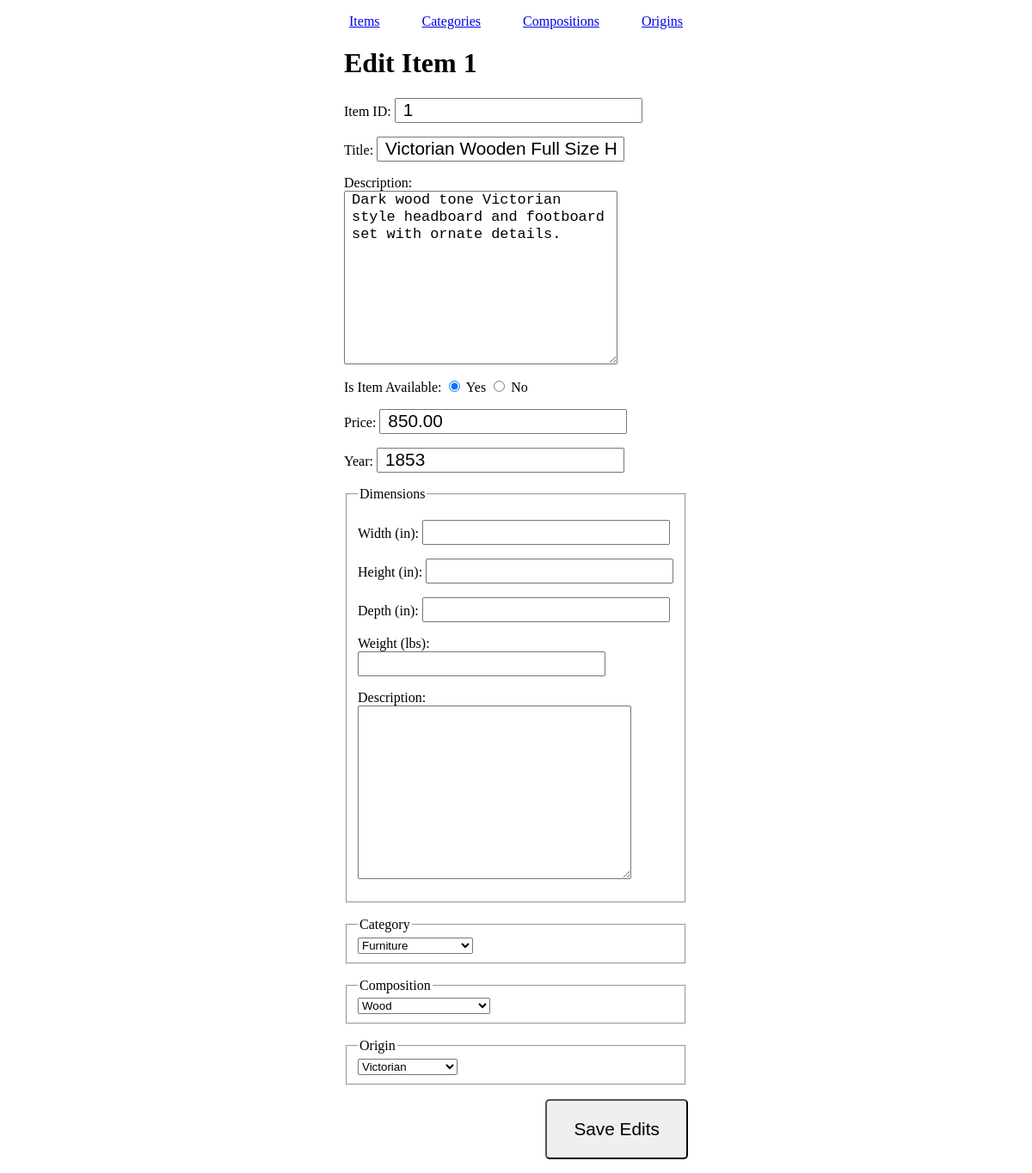
/cms/item.php?itemID=1, run on an earlier commit of the app's database.
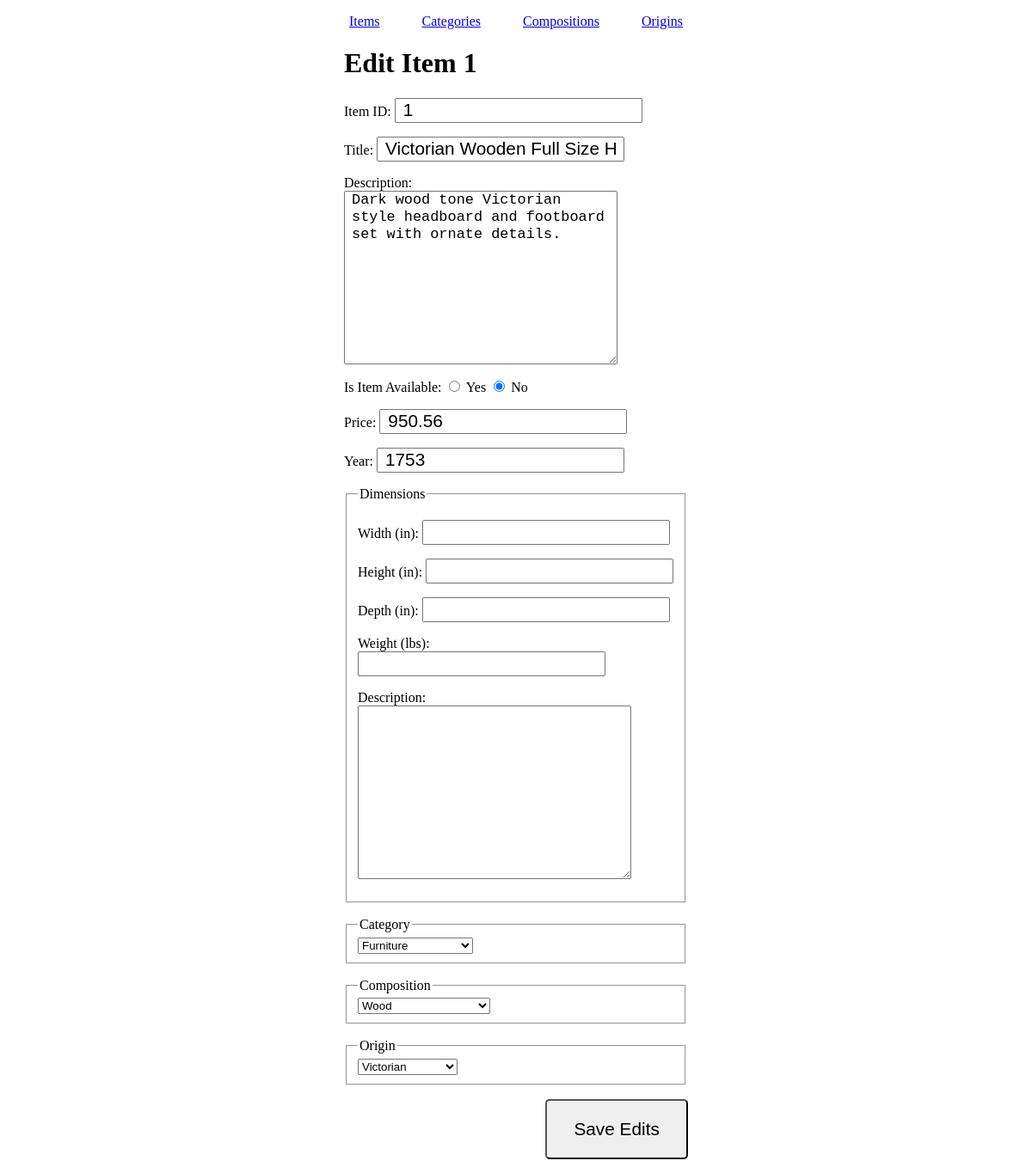
And on a later commit of the database.
### tables this page shows
CREATE TABLE IF NOT EXISTS `items` (
  `itemID` int(11) NOT NULL,
  `title` varchar(255) NOT NULL,
  `isAvailable` int(11) NOT NULL,
  `description` text NOT NULL,
  `price` decimal(11,2) NOT NULL,
  `year` int(11) NOT NULL,
  `categoryID` int(11) NOT NULL,
  `compositionID` int(11) NOT NULL,
  `originID` int(11) NOT NULL,
  `mainImageID` int(11) NOT NULL
);

### cms/includes/admin-functions.php (the view)
<?php
function dynamicMenuOptions($label, $table, $idColName, $labelColName, $selectedID=0) {
  global $conn;
  $result = mysqli_query($conn, "SELECT * FROM $table");
  printf('<option value="-1">Select %s</option>', $label);
  printf('<option value="0">Add New %s</option>', $label);
  while($row = mysqli_fetch_array($result))
    printf('<option value="%s" %s>%s</option>',
      $row[$idColName],
      $selectedID == $row[$idColName] ? 'selected' : '',
      $row[$labelColName]
    );
}

### cms/includes/items/edit-form.php (shortened to what this page needs)
<?php
$itemID = intval($_GET['itemID']);
$query = "
  SELECT * FROM items
  LEFT JOIN dimensions ON items.itemID=dimensions.itemID
  WHERE items.itemID=$itemID";
$result = mysqli_query($conn, $query);
$item = mysqli_fetch_array($result);
if ($item):
?>
<form method="post" action="">
	<p><label>Item ID: <input name="itemID" value="<?= $itemID; ?>" readonly></label></p>
	<p><label>Title: <input name="title" value="<?= $item['title']; ?>"></label></p>
	<p><label>Description: <textarea name="description"><?= htmlspecialchars($item['description']); ?></textarea></label></p>
	<p>Is Item Available: <label><input type="radio" name="isAvailable" value="yes" <?= $item['isAvailable'] == 1 ? 'checked' : ''; ?>> Yes</label> <label><input type="radio" name="isAvailable" value="no" <?= $item['isAvailable'] == 0 ? 'checked' : ''; ?>> No</label></p>
	<p><label>Price: <input name="price" type="number" value="<?= $item['price']; ?>" step="0.01"></label></p>
	<p><label>Year: <input name="year" type="number" value="<?= $item['year']; ?>"></label></p>
  <fieldset>
    <legend>Dimensions</legend>
    <p><label>Width (in): <input name="width" type="number" step="0.01" value="<?= $item['width']; ?>"></label></p>
    <p><label>Height (in): <input name="height" type="number" step="0.01" value="<?= $item['height']; ?>"></label></p>
    <p><label>Depth (in): <input name="depth" type="number" step="0.01" value="<?= $item['depth']; ?>"></label></p>
    <p><label>Weight (lbs): <input name="weight" type="number" step="0.01" value="<?= $item['weight']; ?>"></label></p>
    <p><label>Description: <textarea name="dimensionsDesc"><?= htmlspecialchars($item['dimensionsDesc']); ?></textarea></label></p>
  </fieldset>
  <fieldset>
    <legend>Category</legend>
    <select name="categoryID" class="has-create-inputs">
      <?php dynamicMenuOptions('Category', 'categories', 'categoryID', 'categoryName', $item['categoryID']); ?>
    </select>
    <br><br>
  </fieldset>
  <fieldset>
    <legend>Composition</legend>
    <select name="compositionID" class="has-create-inputs">
      <?php dynamicMenuOptions('Composition', 'compositions', 'compositionID', 'materialName', $item['compositionID']); ?>
    </select>
    <br><br>
  </fieldset>
  <fieldset>
    <legend>Origin</legend>
    <select name="originID" class="has-create-inputs">
      <?php dynamicMenuOptions('Origin', 'origins', 'originID', 'era', $item['originID']); ?>
    </select>
    <br><br>
    <label>New Origin Place: <input name="place"></label><br>
    <label>New Origin Era: <input name="era"></label><br>
  </fieldset>
	<p><button>Save Edits</button></p>
</form>
<?php
else:
  echo $result ? "Item with ID '$_GET[itemID]' was not found." : mysqli_error($conn);
endif;

What changed in the data, as far as the page shows it:
changed items "Victorian Wooden Full Size Headboard Set": isAvailable "☑ Yes" → "☐ Yes"; isAvailable "☐ No" → "☑ No"; price "850.00" → "950.56"; year "1853" → "1753"
